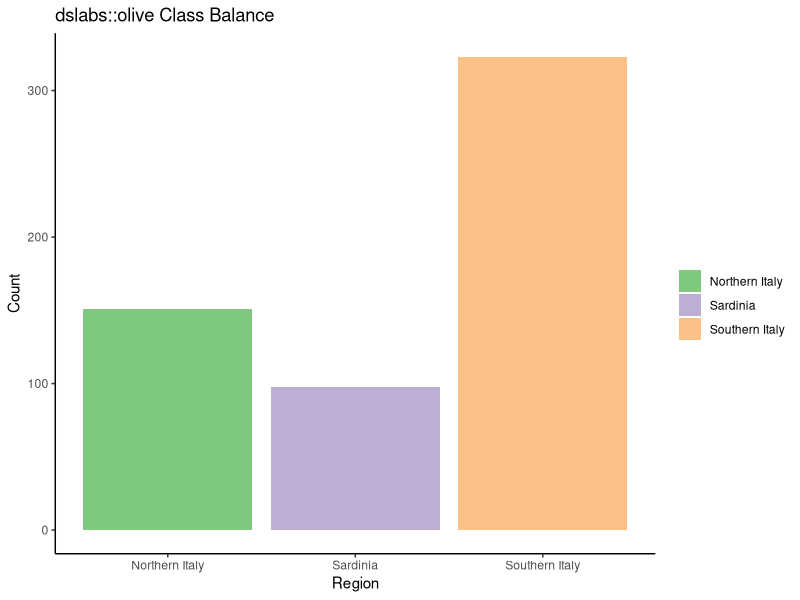
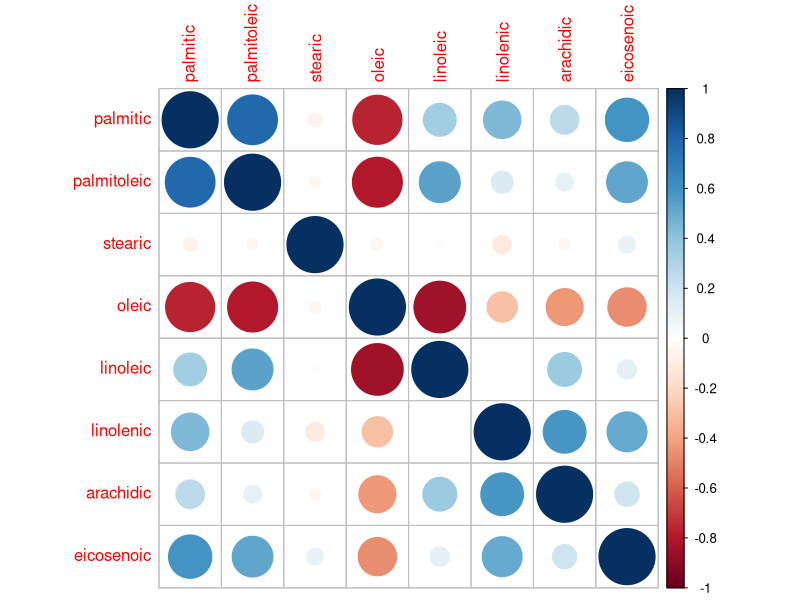

These charts were generated, in order, by the following R code:
## ---- chunk 1
library(dslabs)
library(tidyverse)
library(caret)
## ---- chunk 2
head(dslabs::olive)
## ---- chunk 3
dslabs::olive %>% 
  group_by(region, area) %>% 
  count()
## ---- chunk 4
dslabs::olive %>% 
  group_by(region) %>% 
  count() %>% 
  ggplot(aes(region, n, fill = region)) +
  geom_col() +
  scale_fill_brewer(palette = "Accent") +
  labs(x = "Region", y = "Count", fill = "",
       title = "dslabs::olive Class Balance") +
  theme_classic() 
## ---- chunk 5
set.seed(23)

NI_olives <- dslabs::olive %>% 
  filter(region == "Northern Italy") %>% 
  sample_n(80)

SI_olives <- dslabs::olive %>% 
  filter(region == "Southern Italy") %>% 
  sample_n(80)

SD_olives <- dslabs::olive %>% 
  filter(region == "Sardinia") %>% 
  sample_n(80)

balanced_data <- rbind(NI_olives, SI_olives, SD_olives)
rm(NI_olives, SI_olives, SD_olives)

summary(balanced_data)
## ---- chunk 6
bal_X <- balanced_data[,c(-1,-2)]
bal_Y <- balanced_data[,c(1,2)]

library(corrplot)
cor(bal_X) %>% 
  corrplot()
## ---- chunk 7
bal_olive_pca <- prcomp(bal_X, center = TRUE, scale. = TRUE)
summary(bal_olive_pca)
## ---- chunk 8
bal_X_scaled <- scale(bal_X, center = T, scale = T)
summary(bal_X_scaled)
